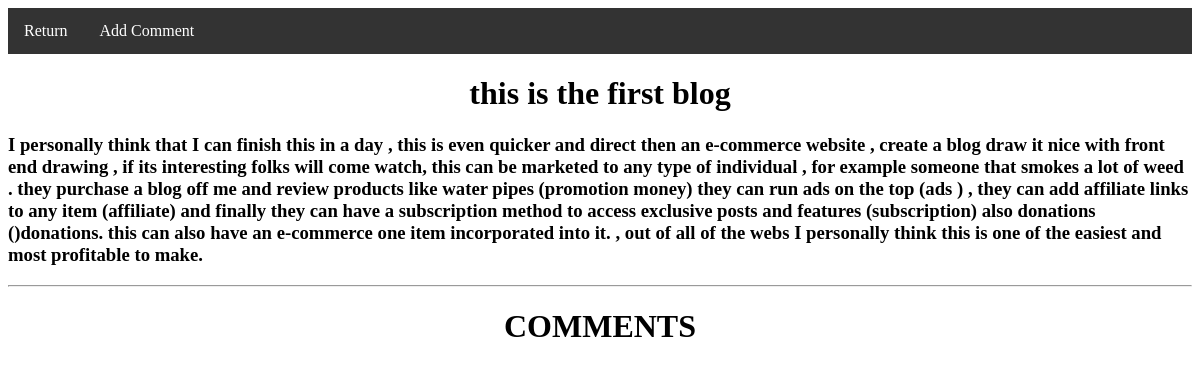
Before: /inspect/1 with the older database file.
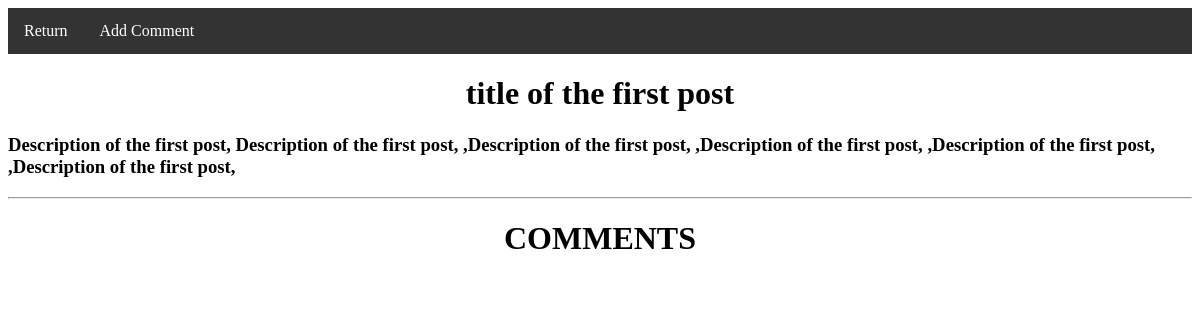
After: the same page with the newer database file.
### feed/models.py (models this page shows, shortened)
class PostModel(models.Model):
    title = models.CharField(max_length=50)
    description = models.TextField()
    slug= models.SlugField(default=True)

### feed/views.py (the view)
# urls.py: path('inspect/<int:id>',v.inspect , name='inspect'),
def inspect(request,id): # requires an id - comment b
    post=get_list_or_404(PostModel,pk=id)
    comment = Comment.objects.all()
    context={'post':post}
    return render(request,'feed/inspect.html',context)

### feed/templates/feed/inspect.html (shortened to what this page needs)
<!DOCTYPE html>
<html lang="en">
    {% extends 'functions/comment_navbar.html' %}
    {% block content %}
<head>
</head>
<body>
{% for i in post %}
<h1><center> {{ i.title }}</center></h1>
<h3> {{ i.description }} </h3>
{% endfor %}
<hr>
<center> <h1> COMMENTS</h1></center>
</body>
{% endblock content %}

Changed rows visible on the page:
changed PostModel: title "this is the first blog" → "title of the first post"; description "I personally think that I can finish this in a day , this is even quicker and direct then an e-commerce website , create a blog draw it nice with front end drawing , if its interesting folks will come watch, this can be marketed to any type of individual , for example someone that smokes a lot of weed . they purchase a blog off me and review products like water pipes (promotion money) they can run ads on the top (ads ) , they can add affiliate links to any item (affiliate) and finally they can have a subscription method to access exclusive posts and features (subscription) also donations ()donations. this can also have an e-commerce one item incorporated into it. , out of all of the webs I…" → "Description of the first post, Description of the first post, ,Description of the first post, ,Description of the first post, ,Description of the first post, ,Description of the first post,"
